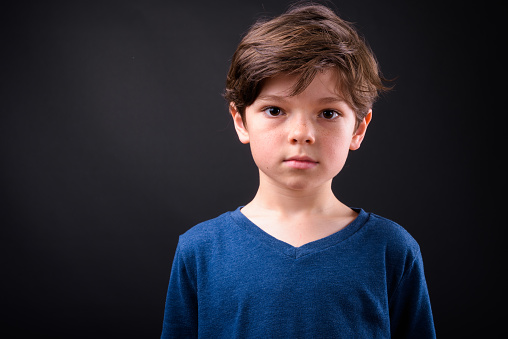
#> input picture boy.jpg, 508 x 339 px
$ python 'face Detect Haar Cascade.py'
#> lines starting #> are read from the running program, lines starting #| are printed output that depends on the picture; after the words box and inside, x2 and y2 are one past the last pixel; in counts of white or black regions, pixels touching at a corner belong together
import cv2

# Read the input image
img = cv2.imread('boy.jpg')
#> img is the input picture: shape (339, 508, 3); mean B, G, R 52, 42.9, 44.3

# Convert into grayscale
gray = cv2.cvtColor(img, cv2.COLOR_BGR2GRAY)
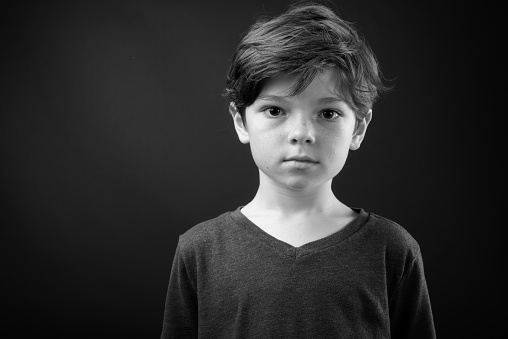
#> gray: shape (339, 508); min 0, max 252, mean 44.4

# Load the cascade
face_cascade = cv2.CascadeClassifier('haarcascade_frontalface_alt2.xml')

# Detect faces
faces = face_cascade.detectMultiScale(gray, 1.1, 4)
#> faces = [[238, 65, 124, 124]]

# Draw rectangle around the faces and crop the faces
for (x, y, w, h) in faces:
	cv2.rectangle(img, (x, y), (x+w, y+h), (0, 0, 500), 2)
	faces = img[y:y + h, x:x + w]
	cv2.imshow("face",faces)
	cv2.imwrite('face.jpg', faces)
#> this loop made 1 pass
#> pass 1, `faces = img[y:y + h, x:x + w]`:
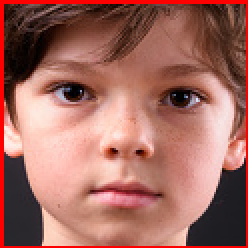
#> faces: shape (124, 124, 3) (shown 2 times larger); mean B, G, R 95.7, 105.3, 162.6
#> after the loop:
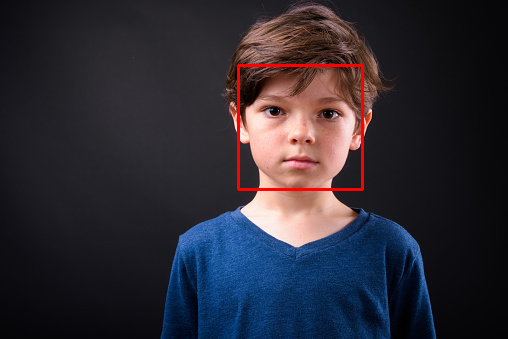
#> img: shape (339, 508, 3); 0.86% of pixels changed, all inside (x1, y1, x2, y2) = (237, 64, 364, 191)

# Display the output
#cv2.imwrite('detcted.jpg', img)
cv2.imshow('img', img)
cv2.waitKey()
